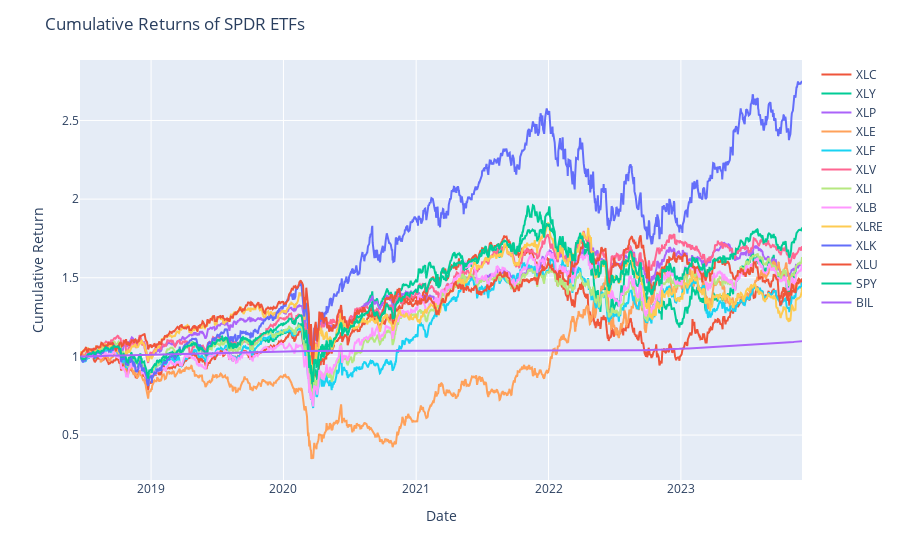
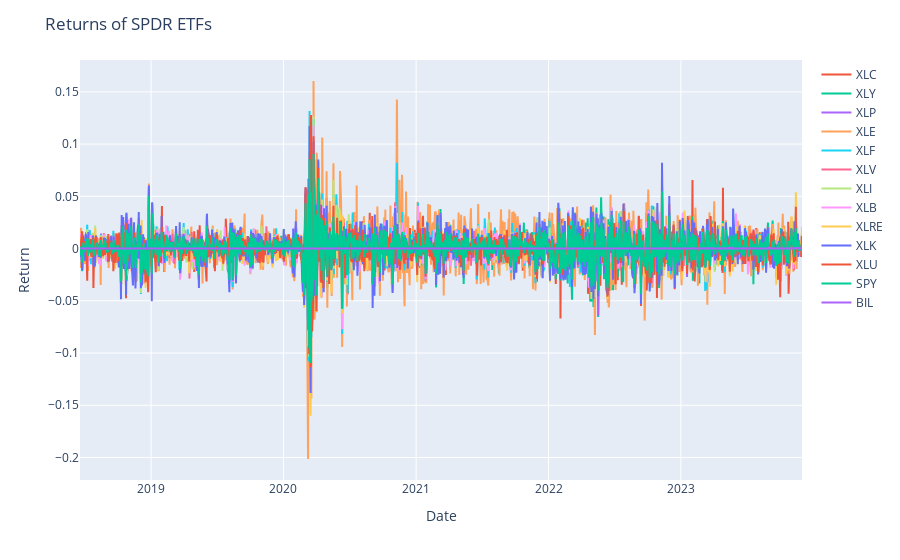

Here is the notebook cell these charts were saved with, in order:
### Code cell
# Graph the cumulative returns
fig = px.line()
for ticker in assets:
    fig.add_scatter(x=data[ticker].index, y=(data[ticker]['Return']+1).cumprod(), name=ticker)
fig.update_layout(title='Cumulative Returns of SPDR ETFs',
                  xaxis_title='Date',
                  yaxis_title='Cumulative Return')
fig.show()

# Graph the returns
fig = px.line()
for ticker in assets:
    fig.add_scatter(x=data[ticker].index, y=data[ticker]['Return'], name=ticker)
fig.update_layout(title='Returns of SPDR ETFs',
                  xaxis_title='Date',
                  yaxis_title='Return')
fig.show()

### Figure 1 — Plotly figure (JSON) as saved in the notebook; plotly's stock layout.template omitted (floating-point values rounded to 4 significant figures; data arrays with more than 128 entries replaced by an {"elided": "..."} marker saying what was removed)
{"data": [{"hovertemplate": "<extra></extra>", "legendgroup": "", "line": {"color": "#636efa", "dash": "solid"}, "marker": {"symbol": "circle"}, "mode": "lines", "name": "", "orientation": "v", "showlegend": false, "type": "scatter", "xaxis": "x", "yaxis": "y"}, {"name": "XLC", "type": "scatter", "x": {"elided": "1374 str values"}, "y": {"elided": "1374 float values"}}, {"name": "XLY", "type": "scatter", "x": {"elided": "1374 str values"}, "y": {"elided": "1374 float values"}}, {"name": "XLP", "type": "scatter", "x": {"elided": "1374 str values"}, "y": {"elided": "1374 float values"}}, {"name": "XLE", "type": "scatter", "x": {"elided": "1374 str values"}, "y": {"elided": "1374 float values"}}, {"name": "XLF", "type": "scatter", "x": {"elided": "1374 str values"}, "y": {"elided": "1374 float values"}}, {"name": "XLV", "type": "scatter", "x": {"elided": "1374 str values"}, "y": {"elided": "1374 float values"}}, {"name": "XLI", "type": "scatter", "x": {"elided": "1374 str values"}, "y": {"elided": "1374 float values"}}, {"name": "XLB", "type": "scatter", "x": {"elided": "1374 str values"}, "y": {"elided": "1374 float values"}}, {"name": "XLRE", "type": "scatter", "x": {"elided": "1374 str values"}, "y": {"elided": "1374 float values"}}, {"name": "XLK", "type": "scatter", "x": {"elided": "1374 str values"}, "y": {"elided": "1374 float values"}}, {"name": "XLU", "type": "scatter", "x": {"elided": "1374 str values"}, "y": {"elided": "1374 float values"}}, {"name": "SPY", "type": "scatter", "x": {"elided": "1374 str values"}, "y": {"elided": "1374 float values"}}, {"name": "BIL", "type": "scatter", "x": {"elided": "1374 str values"}, "y": {"elided": "1374 float values"}}], "layout": {"legend": {"tracegroupgap": 0}, "margin": {"t": 60}, "title": {"text": "Cumulative Returns of SPDR ETFs"}, "xaxis": {"anchor": "y", "domain": [0, 1], "title": {"text": "Date"}}, "yaxis": {"anchor": "x", "domain": [0, 1], "title": {"text": "Cumulative Return"}}}}

### Figure 2 — Plotly figure (JSON) as saved in the notebook; plotly's stock layout.template omitted (floating-point values rounded to 4 significant figures; data arrays with more than 128 entries replaced by an {"elided": "..."} marker saying what was removed)
{"data": [{"hovertemplate": "<extra></extra>", "legendgroup": "", "line": {"color": "#636efa", "dash": "solid"}, "marker": {"symbol": "circle"}, "mode": "lines", "name": "", "orientation": "v", "showlegend": false, "type": "scatter", "xaxis": "x", "yaxis": "y"}, {"name": "XLC", "type": "scatter", "x": {"elided": "1374 str values"}, "y": {"elided": "1374 float values"}}, {"name": "XLY", "type": "scatter", "x": {"elided": "1374 str values"}, "y": {"elided": "1374 float values"}}, {"name": "XLP", "type": "scatter", "x": {"elided": "1374 str values"}, "y": {"elided": "1374 float values"}}, {"name": "XLE", "type": "scatter", "x": {"elided": "1374 str values"}, "y": {"elided": "1374 float values"}}, {"name": "XLF", "type": "scatter", "x": {"elided": "1374 str values"}, "y": {"elided": "1374 float values"}}, {"name": "XLV", "type": "scatter", "x": {"elided": "1374 str values"}, "y": {"elided": "1374 float values"}}, {"name": "XLI", "type": "scatter", "x": {"elided": "1374 str values"}, "y": {"elided": "1374 float values"}}, {"name": "XLB", "type": "scatter", "x": {"elided": "1374 str values"}, "y": {"elided": "1374 float values"}}, {"name": "XLRE", "type": "scatter", "x": {"elided": "1374 str values"}, "y": {"elided": "1374 float values"}}, {"name": "XLK", "type": "scatter", "x": {"elided": "1374 str values"}, "y": {"elided": "1374 float values"}}, {"name": "XLU", "type": "scatter", "x": {"elided": "1374 str values"}, "y": {"elided": "1374 float values"}}, {"name": "SPY", "type": "scatter", "x": {"elided": "1374 str values"}, "y": {"elided": "1374 float values"}}, {"name": "BIL", "type": "scatter", "x": {"elided": "1374 str values"}, "y": {"elided": "1374 float values"}}], "layout": {"legend": {"tracegroupgap": 0}, "margin": {"t": 60}, "title": {"text": "Returns of SPDR ETFs"}, "xaxis": {"anchor": "y", "domain": [0, 1], "title": {"text": "Date"}}, "yaxis": {"anchor": "x", "domain": [0, 1], "title": {"text": "Return"}}}}
